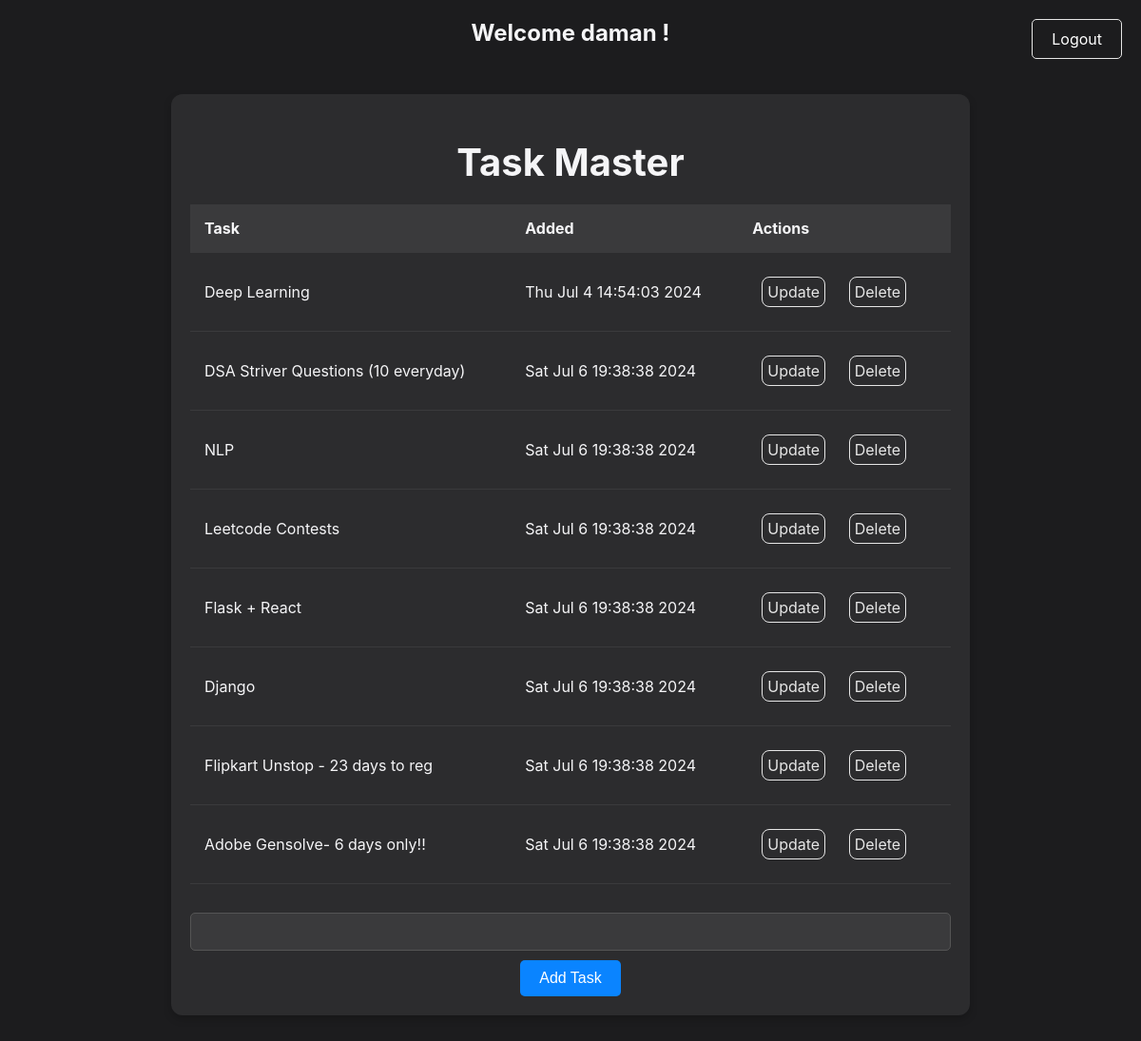
/home/1 (signed in), run on the app's committed database.
### app.py (models this page shows, shortened)
class User(db.Model):
    user_id = db.Column(db.Integer,primary_key=True)
    username = db.Column(db.String(80),unique=True,nullable=False)
    password = db.Column(db.String(200),nullable=False)
    tasks = db.relationship('Todo', backref='user', lazy=True)

class Todo(db.Model):
    id = db.Column(db.Integer,primary_key=True)
    content = db.Column(db.String(200),nullable=False)
    date_created = db.Column(db.DateTime,default = datetime.now())
    user_id = db.Column(db.Integer, db.ForeignKey('user.user_id'), nullable=False)

### app.py (the view)
@app.route('/home/<int:user_id>',methods =['GET','POST'])
def home(user_id):
    if 'user_id' not in session or session['user_id'] != user_id:  # Verify user ID in session
        return redirect('/signin/')
    if request.method=='POST':
        task = request.form['content']
        add = Todo(content = task,user_id=user_id)
        try:
            db.session.add(add)
            db.session.commit()
            return redirect(url_for('home',user_id=user_id))
        except:
            return "Unable to add Task"
    else:
        tasks = Todo.query.filter_by(user_id=user_id).order_by(Todo.date_created).all()
        return render_template('home.html',tasks = tasks,user=User.query.filter_by(user_id=user_id).first())

### Templates/home.html
{% extends 'base.html' %}
{% block head %}
{% endblock  %}
{% block body %}
<a style="position: absolute; top: 10px; right: 10px; text-decoration: none; padding: 10px 20px; color: white; border-radius: 5px; font-size: 16px;" href="/logout">Logout</a>
    <h2>Welcome {{user.username}} !</h1>
<div class="content">
    <h1 style="text-align: center;">Task Master</h1>
    {%if tasks|length < 1 %}
<h4 style="text-align: center;">Enter Tasks</h4>
    {%else%}
    <table>
        <tr>
            <th>
                Task
            </th>
            <th>Added</th>
            <th>Actions</th>
        </tr>
{%for task in tasks%}
        <tr>
            <td>{{task.content}}</td>
            <td>{{task.date_created.strftime("%c")}}</td>
            <td>
                <a href="/update/{{task.id}}">Update</a>
                <a href="/delete/{{task.id}}">Delete</a>
            </td>
        </tr>
        {% endfor %}
    </table>
    {%endif%}
    <form action="/home/{{session['user_id']}}" method="POST">
        <input type="text" name="content" id="content" required>
        <input type="submit" value="Add Task">
    </form>
</div>
{% endblock  %}

### Templates/base.html (shortened to what this page needs)
<!DOCTYPE html>
<html lang="en">
<head>
    <link rel="stylesheet" href="{{url_for('static',filename='css/main.css')}}"
    {% block head %}{% endblock  %}
</head>
<body>
    {% block body %}{% endblock  %}
</body>
</html>

### Static/css/main.css (style rules this page uses)
body { margin: 0; padding: 0; font-family: -apple-system, BlinkMacSystemFont, "Segoe UI", Roboto, "Helvetica Neue", Arial, sans-serif; background-color: #1c1c1e; color: #f5f5f7; text-align: center; }
.content { max-width: 800px; margin: 50px auto; padding: 20px; background: #2c2c2e; border-radius: 12px; box-shadow: 0 4px 8px rgba(0,0,0,0.2); }
h1 { font-size: 2.5em; margin-bottom: 20px; }
table { width: 100%; border-collapse: collapse; margin-top: 20px; }
th, td { padding: 15px; text-align: left; border-bottom: 1px solid #3a3a3c; }
th { background-color: #3a3a3c; font-weight: bold; color: #f5f5f7; }
td a { color: #e6e6e6; text-decoration: none; padding: 5px; }
form { margin-top: 30px; }
input[type="text"],input[type='password'] { width: calc(100% - 22px); padding: 10px; margin-bottom: 10px; border: 1px solid #555; border-radius: 5px; font-size: 1em; background-color: #3a3a3c; color: #f5f5f7; }
input[type="text"],input[type='password']::placeholder { color: #aeaeb2; }
a { display: inline-block; margin: 10px; padding: 10px 20px; text-decoration: none; color: #e6e6e6; border: 1px solid #e6e6e6; border-radius: 8px; transition: background-color 0.3s, color 0.3s; }
input[type="submit"] { background-color: #0a84ff; color: white; padding: 10px 20px; border: none; border-radius: 5px; font-size: 1em; cursor: pointer; }

### data on the page
User: username "daman"
Todo: content "Deep Learning", date_created "Thu Jul 4 14:54:03 2024"
Todo: content "DSA Striver Questions (10 everyday)", date_created "Sat Jul 6 19:38:38 2024"
Todo: content "NLP", date_created "Sat Jul 6 19:38:38 2024"
Todo: content "Leetcode Contests", date_created "Sat Jul 6 19:38:38 2024"
Todo: content "Flask + React", date_created "Sat Jul 6 19:38:38 2024"
Todo: content "Django", date_created "Sat Jul 6 19:38:38 2024"
Todo: content "Flipkart Unstop - 23 days to reg", date_created "Sat Jul 6 19:38:38 2024"
Todo: content "Adobe Gensolve- 6 days only!!", date_created "Sat Jul 6 19:38:38 2024"
